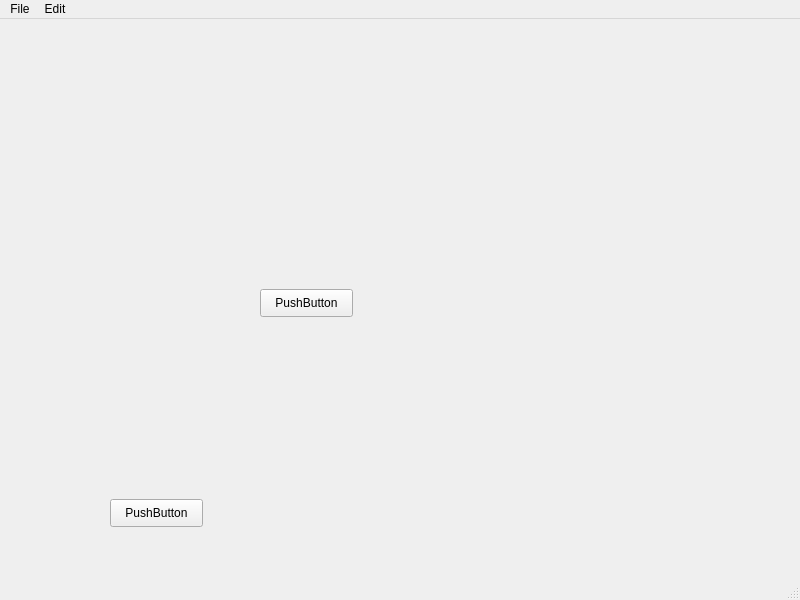
<?xml version="1.0" encoding="UTF-8"?>
<ui version="4.0">
 <class>MainWindow</class>
 <widget class="QMainWindow" name="MainWindow">
  <property name="geometry">
   <rect>
    <x>0</x>
    <y>0</y>
    <width>800</width>
    <height>600</height>
   </rect>
  </property>
  <property name="windowTitle">
   <string>MainWindow</string>
  </property>
  <widget class="QWidget" name="centralwidget">
   <widget class="QPushButton" name="pushButton">
    <property name="geometry">
     <rect>
      <x>110</x>
      <y>480</y>
      <width>93</width>
      <height>28</height>
     </rect>
    </property>
    <property name="text">
     <string>PushButton</string>
    </property>
   </widget>
   <widget class="QPushButton" name="pushButton_2">
    <property name="geometry">
     <rect>
      <x>260</x>
      <y>270</y>
      <width>93</width>
      <height>28</height>
     </rect>
    </property>
    <property name="text">
     <string>PushButton</string>
    </property>
   </widget>
  </widget>
  <widget class="QMenuBar" name="menubar">
   <property name="geometry">
    <rect>
     <x>0</x>
     <y>0</y>
     <width>800</width>
     <height>26</height>
    </rect>
   </property>
   <widget class="QMenu" name="menuFile">
    <property name="title">
     <string>File</string>
    </property>
    <addaction name="separator"/>
    <addaction name="actionRestore"/>
    <addaction name="separator"/>
    <addaction name="actionExit"/>
   </widget>
   <widget class="QMenu" name="menuEdit">
    <property name="title">
     <string>Edit</string>
    </property>
   </widget>
   <addaction name="menuFile"/>
   <addaction name="menuEdit"/>
  </widget>
  <widget class="QStatusBar" name="statusbar"/>
  <action name="actionExit">
   <property name="checkable">
    <bool>false</bool>
   </property>
   <property name="text">
    <string>Exit</string>
   </property>
  </action>
  <action name="actionRestore">
   <property name="text">
    <string>Restore</string>
   </property>
  </action>
 </widget>
 <resources/>
 <connections>
  <connection>
   <sender>pushButton</sender>
   <signal>clicked()</signal>
   <receiver>MainWindow</receiver>
   <slot>close()</slot>
   <hints>
    <hint type="sourcelabel">
     <x>436</x>
     <y>379</y>
    </hint>
    <hint type="destinationlabel">
     <x>399</x>
     <y>299</y>
    </hint>
   </hints>
  </connection>
  <connection>
   <sender>actionExit</sender>
   <signal>triggered()</signal>
   <receiver>MainWindow</receiver>
   <slot>close()</slot>
   <hints>
    <hint type="sourcelabel">
     <x>-1</x>
     <y>-1</y>
    </hint>
    <hint type="destinationlabel">
     <x>399</x>
     <y>299</y>
    </hint>
   </hints>
  </connection>
  <connection>
   <sender>pushButton_2</sender>
   <signal>clicked()</signal>
   <receiver>MainWindow</receiver>
   <slot>MyNewSlot()</slot>
   <hints>
    <hint type="sourcelabel">
     <x>306</x>
     <y>309</y>
    </hint>
    <hint type="destinationlabel">
     <x>399</x>
     <y>299</y>
    </hint>
   </hints>
  </connection>
  <connection>
   <sender>actionRestore</sender>
   <signal>triggered()</signal>
   <receiver>MainWindow</receiver>
   <slot>MyNewSlot()</slot>
   <hints>
    <hint type="sourcelabel">
     <x>-1</x>
     <y>-1</y>
    </hint>
    <hint type="destinationlabel">
     <x>399</x>
     <y>299</y>
    </hint>
   </hints>
  </connection>
 </connections>
 <slots>
  <slot>MyNewSlot()</slot>
 </slots>
</ui>
